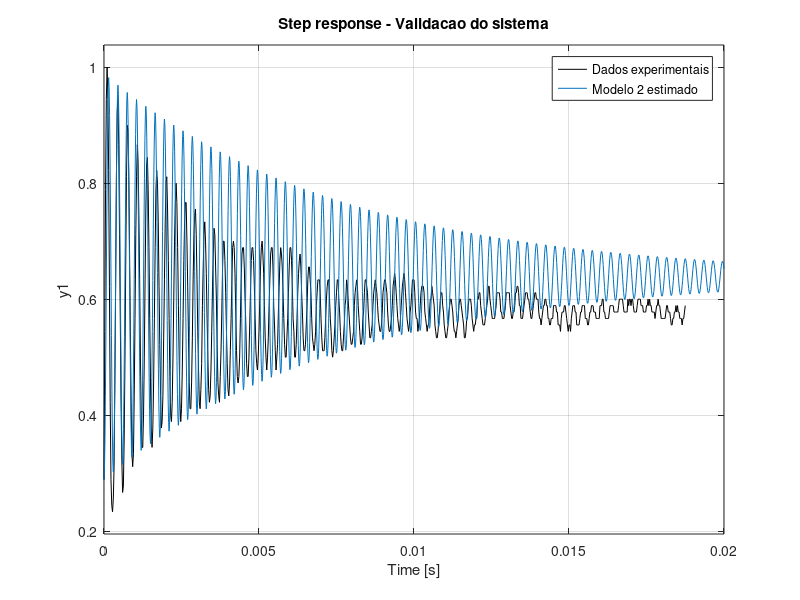

Write MATLAB code to recreate this figure.
clc;
clear all;

data = load('DS100g_prato_1.txt');
data_x = data(:,1);
% norm_data_y = data(:,2);
% uns = ones(length(data(:,2)));

% normalizando a entrada de dados
norm_data_y = (data(:,2) - min(data(:,2))) / ( max(data(:,2)) - min(data(:,2)));
uns = (ones(length(data(:,2))) - min(data(:,2))) / ( max(data(:,2)) - min(data(:,2)));

% transformando as amostras para o dominio de tempo a partir da amostragem
% de Ts = 5ms;
samples = data_x;         
Fs = 1/0.005;             
t = samples/Fs; 

t = t(t>=0);
norm_y = norm_data_y(250:length(norm_data_y));
% segunda ordem subamortecido com coeficiente baixo
plot(t, norm_y, 'black');
% findpeaks(norm_y)
yPeaks = findpeaks(norm_y);
% hold on;
% plot(t, uns);
% yaxis = 0:0.1:1.0;
% plot(ones(length(yaxis))*0, yaxis);
% plot(ones(length(yaxis))*0.014, yaxis);

grid

% ganho: K por ajuste fino
% frequencia natural: wn
% numero de ciclos: N
% coeficiente de amortecimento: zeta
K=0.35;
N = length(yPeaks);
T = 3E-4;
wn = (2*pi)/T;
zeta = 0.6/N;

%% resultados
fprintf('frequencia natural: %.2f rad/s, coeficiente de amortecimento: %.5f;\n',wn, zeta);
hold on
Hs = tf([0 0 (K*wn^2)],[1 (2*zeta*wn) wn^2])
step(Hs+norm_y(1), 0.02)
title('Step response')
legend('Dados experimentais', 'Modelo estimado');


%% validacao
data = load('DS100g_prato_2.txt');
data_x = data(:,1);
% norm_data_y = data(:,2);
% uns = ones(length(data(:,2)));

% normalizando a entrada de dados
norm_data_y = (data(:,2) - min(data(:,2))) / ( max(data(:,2)) - min(data(:,2)));
uns = (ones(length(data(:,2))) - min(data(:,2))) / ( max(data(:,2)) - min(data(:,2)));

samples = data_x;         
Fs = 1/0.005;             
t = samples/Fs; 

t = t(t>=0);
norm_y = norm_data_y(250:length(norm_data_y));
% segunda ordem subamortecido com coeficiente baixo
plot(t, norm_y, 'black');
hold on
Hs = tf([0 0 (K*wn^2)],[1 (2*zeta*wn) wn^2]);
step(Hs+norm_y(1), 0.02)
title('Step response - Validacao do sistema')
legend('Dados experimentais', 'Modelo 2 estimado');
